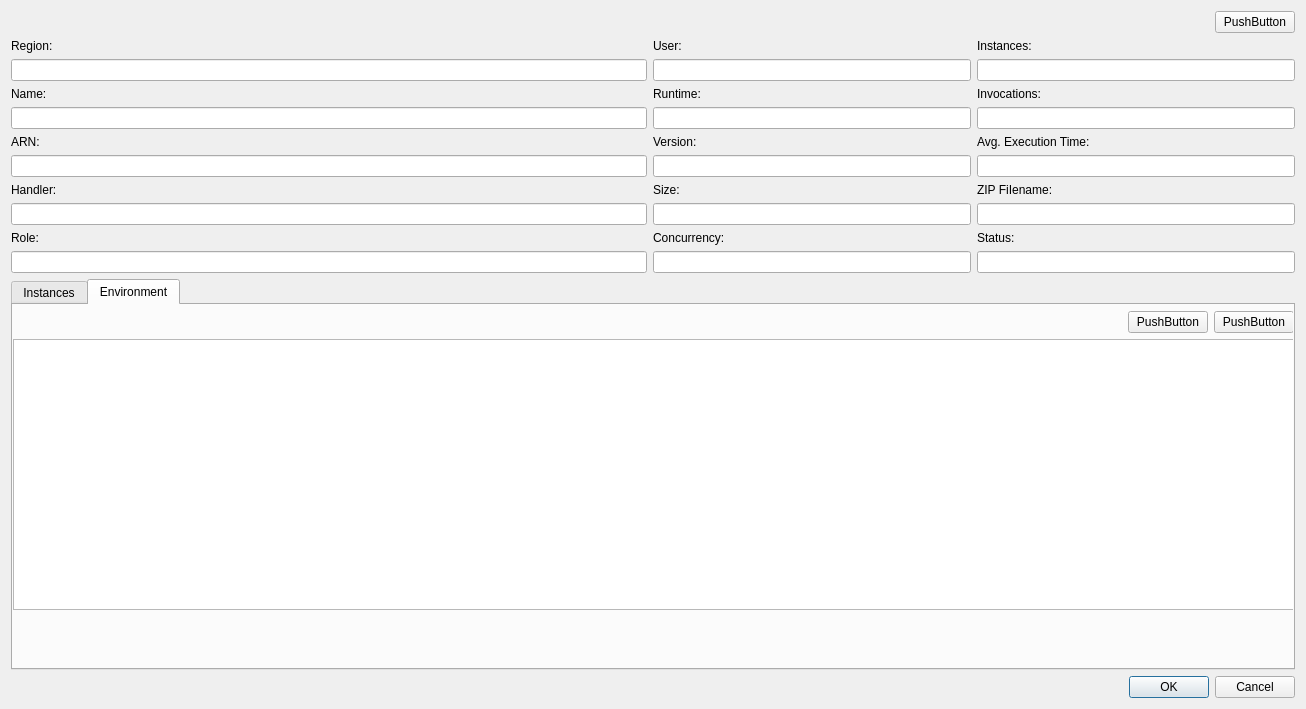
<?xml version="1.0" encoding="UTF-8"?>
<ui version="4.0">
 <class>LambdaDetailsDialog</class>
 <widget class="QDialog" name="LambdaDetailsDialog">
  <property name="geometry">
   <rect>
    <x>0</x>
    <y>0</y>
    <width>1306</width>
    <height>709</height>
   </rect>
  </property>
  <property name="windowTitle">
   <string>LambdaDetailsDialog</string>
  </property>
  <layout class="QVBoxLayout" name="verticalLayout" stretch="0,1,0">
   <item>
    <layout class="QHBoxLayout" name="horizontalLayout">
     <item>
      <spacer name="horizontalSpacer">
       <property name="orientation">
        <enum>Qt::Orientation::Horizontal</enum>
       </property>
       <property name="sizeHint" stdset="0">
        <size>
         <width>40</width>
         <height>20</height>
        </size>
       </property>
      </spacer>
     </item>
     <item>
      <widget class="QPushButton" name="refreshButton">
       <property name="text">
        <string>PushButton</string>
       </property>
      </widget>
     </item>
    </layout>
   </item>
   <item>
    <layout class="QGridLayout" name="gridLayout" columnstretch="2,1,1">
     <item row="3" column="1">
      <widget class="QLineEdit" name="runtimeEdit"/>
     </item>
     <item row="8" column="2">
      <widget class="QLabel" name="statusLabel">
       <property name="text">
        <string>Status:</string>
       </property>
      </widget>
     </item>
     <item row="7" column="0">
      <widget class="QLineEdit" name="handlerEdit"/>
     </item>
     <item row="4" column="1">
      <widget class="QLabel" name="versionLabel">
       <property name="text">
        <string>Version:</string>
       </property>
      </widget>
     </item>
     <item row="4" column="0">
      <widget class="QLabel" name="arnLabel">
       <property name="text">
        <string>ARN:</string>
       </property>
      </widget>
     </item>
     <item row="6" column="2">
      <widget class="QLabel" name="zipFileLabel">
       <property name="text">
        <string>ZIP FiIename:</string>
       </property>
      </widget>
     </item>
     <item row="5" column="0">
      <widget class="QLineEdit" name="arnEdit"/>
     </item>
     <item row="6" column="0">
      <widget class="QLabel" name="handlerLabel">
       <property name="text">
        <string>Handler:</string>
       </property>
      </widget>
     </item>
     <item row="9" column="1">
      <widget class="QLineEdit" name="concurrencyEdit"/>
     </item>
     <item row="9" column="2">
      <widget class="QLineEdit" name="statusEdit"/>
     </item>
     <item row="7" column="2">
      <widget class="QLineEdit" name="zipFileEdit"/>
     </item>
     <item row="0" column="2">
      <widget class="QLabel" name="instancesLabel">
       <property name="text">
        <string>Instances:</string>
       </property>
      </widget>
     </item>
     <item row="5" column="2">
      <widget class="QLineEdit" name="avgExecutionEdit"/>
     </item>
     <item row="2" column="2">
      <widget class="QLabel" name="invocationsLabel">
       <property name="text">
        <string>Invocations:</string>
       </property>
      </widget>
     </item>
     <item row="3" column="2">
      <widget class="QLineEdit" name="invocationsEdit"/>
     </item>
     <item row="2" column="0">
      <widget class="QLabel" name="nameLabel">
       <property name="text">
        <string>Name:</string>
       </property>
      </widget>
     </item>
     <item row="1" column="0">
      <widget class="QLineEdit" name="regionEdit"/>
     </item>
     <item row="6" column="1">
      <widget class="QLabel" name="sizeLabel">
       <property name="text">
        <string>Size:</string>
       </property>
      </widget>
     </item>
     <item row="8" column="0">
      <widget class="QLabel" name="roleLabel">
       <property name="text">
        <string>Role:</string>
       </property>
      </widget>
     </item>
     <item row="0" column="0">
      <widget class="QLabel" name="regionLabel">
       <property name="text">
        <string>Region:</string>
       </property>
      </widget>
     </item>
     <item row="9" column="0">
      <widget class="QLineEdit" name="roleEdit"/>
     </item>
     <item row="2" column="1">
      <widget class="QLabel" name="runtimeLabel">
       <property name="text">
        <string>Runtime:</string>
       </property>
      </widget>
     </item>
     <item row="8" column="1">
      <widget class="QLabel" name="concurrencyLabel">
       <property name="text">
        <string>Concurrency:</string>
       </property>
      </widget>
     </item>
     <item row="7" column="1">
      <widget class="QLineEdit" name="sizeEdit"/>
     </item>
     <item row="1" column="1">
      <widget class="QLineEdit" name="userEdit"/>
     </item>
     <item row="3" column="0">
      <widget class="QLineEdit" name="nameEdit"/>
     </item>
     <item row="1" column="2">
      <widget class="QLineEdit" name="instancesEdit"/>
     </item>
     <item row="0" column="1">
      <widget class="QLabel" name="userLabel">
       <property name="text">
        <string>User:</string>
       </property>
      </widget>
     </item>
     <item row="4" column="2">
      <widget class="QLabel" name="avgExecutionLabel">
       <property name="text">
        <string>Avg. Execution Time:</string>
       </property>
      </widget>
     </item>
     <item row="5" column="1">
      <widget class="QLineEdit" name="versionEdit"/>
     </item>
     <item row="10" column="0" colspan="3">
      <widget class="QTabWidget" name="tabWidget">
       <property name="currentIndex">
        <number>1</number>
       </property>
       <widget class="QWidget" name="instancesTab">
        <attribute name="title">
         <string>Instances</string>
        </attribute>
        <widget class="QWidget" name="verticalLayoutWidget">
         <property name="geometry">
          <rect>
           <x>10</x>
           <y>10</y>
           <width>1261</width>
           <height>291</height>
          </rect>
         </property>
         <layout class="QVBoxLayout" name="verticalLayout_2">
          <item>
           <layout class="QHBoxLayout" name="horizontalLayout_2">
            <item>
             <spacer name="horizontalSpacer_2">
              <property name="orientation">
               <enum>Qt::Orientation::Horizontal</enum>
              </property>
              <property name="sizeHint" stdset="0">
               <size>
                <width>40</width>
                <height>20</height>
               </size>
              </property>
             </spacer>
            </item>
            <item>
             <widget class="QPushButton" name="instanceRefreshButton">
              <property name="text">
               <string>PushButton</string>
              </property>
             </widget>
            </item>
           </layout>
          </item>
          <item>
           <widget class="QTableWidget" name="instanceTable"/>
          </item>
         </layout>
        </widget>
       </widget>
       <widget class="QWidget" name="environmentTab">
        <attribute name="title">
         <string>Environment</string>
        </attribute>
        <widget class="QWidget" name="verticalLayoutWidget_2">
         <property name="geometry">
          <rect>
           <x>0</x>
           <y>0</y>
           <width>1281</width>
           <height>311</height>
          </rect>
         </property>
         <layout class="QVBoxLayout" name="verticalLayout_3">
          <property name="topMargin">
           <number>6</number>
          </property>
          <property name="bottomMargin">
           <number>6</number>
          </property>
          <item>
           <layout class="QHBoxLayout" name="horizontalLayout_3">
            <item>
             <spacer name="horizontalSpacer_3">
              <property name="orientation">
               <enum>Qt::Orientation::Horizontal</enum>
              </property>
              <property name="sizeHint" stdset="0">
               <size>
                <width>40</width>
                <height>20</height>
               </size>
              </property>
             </spacer>
            </item>
            <item>
             <widget class="QPushButton" name="environmentAddButton">
              <property name="text">
               <string>PushButton</string>
              </property>
             </widget>
            </item>
            <item>
             <widget class="QPushButton" name="environmentRefreshButton">
              <property name="text">
               <string>PushButton</string>
              </property>
             </widget>
            </item>
           </layout>
          </item>
          <item>
           <widget class="QTableWidget" name="environmentTable"/>
          </item>
         </layout>
        </widget>
       </widget>
      </widget>
     </item>
    </layout>
   </item>
   <item>
    <widget class="QDialogButtonBox" name="buttonBox">
     <property name="standardButtons">
      <set>QDialogButtonBox::StandardButton::Cancel|QDialogButtonBox::StandardButton::Ok</set>
     </property>
    </widget>
   </item>
  </layout>
 </widget>
 <resources/>
 <connections/>
</ui>
